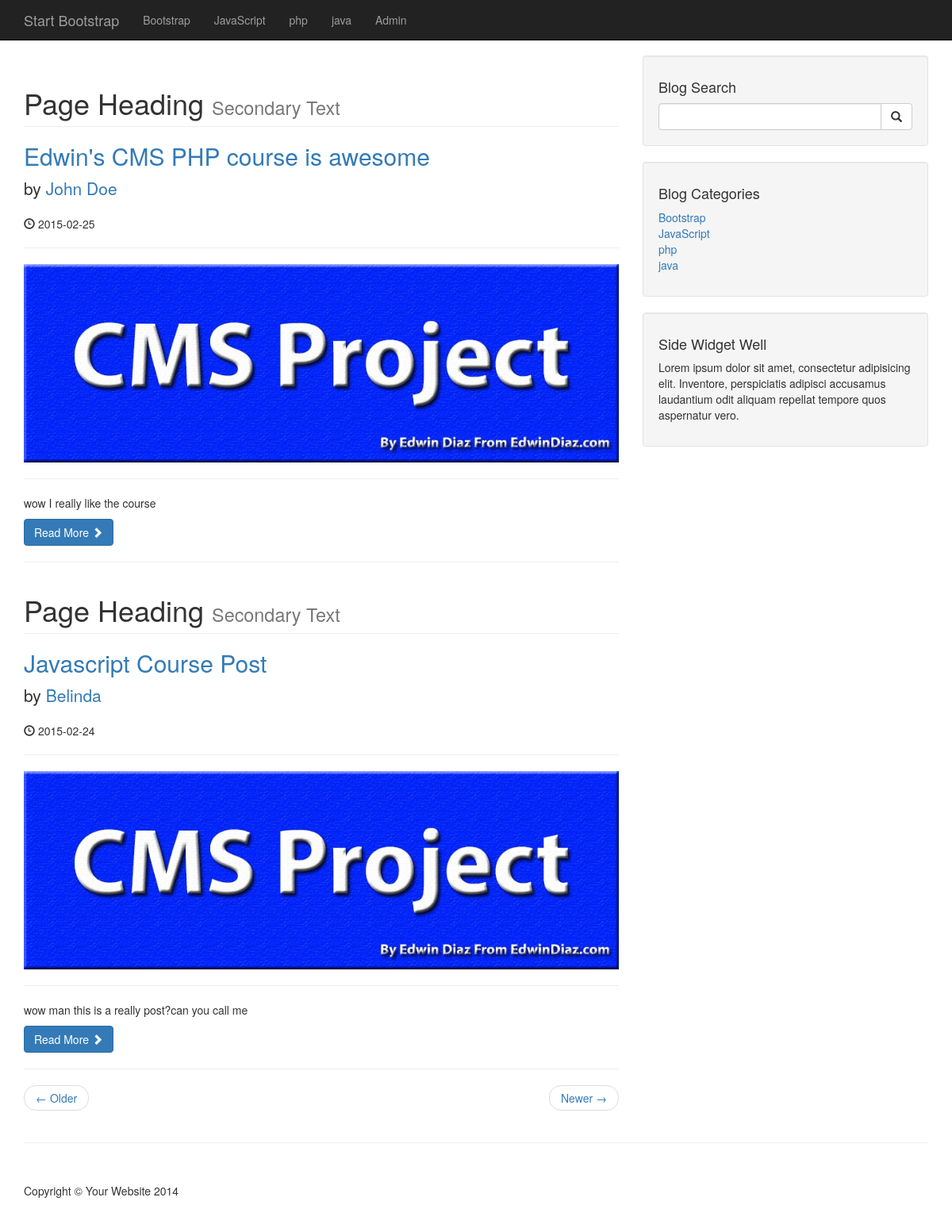
The page / on the database its author committed.
### tables this page shows
CREATE TABLE `categories` (
  `cat_id` int(3) NOT NULL,
  `cat_title` varchar(255) NOT NULL
);

CREATE TABLE `posts` (
  `post_id` int(3) NOT NULL,
  `post_category_id` int(3) NOT NULL,
  `post_title` varchar(255) NOT NULL,
  `post_author` varchar(255) NOT NULL,
  `post_date` date NOT NULL,
  `post_image` text NOT NULL,
  `post_content` text NOT NULL,
  `post_tags` varchar(255) NOT NULL,
  `post_comment_count` int(11) NOT NULL,
  `post_status` varchar(255) NOT NULL DEFAULT 'draft'
);

### index.php (the view)
<?php include "includes/db.php"; ?>
<?php include "includes/header.php"; ?>
<?php include "includes/navigation.php"; ?>
<div class="container">
    <div class="row">
        <div class="col-md-8">
            <?php
            $query = "SELECT * FROM posts";
            $select_all_posts_query = mysqli_query($connection, $query);
            while ($row = mysqli_fetch_assoc($select_all_posts_query)) {
                $post_title = $row['post_title'];
                $post_author = $row['post_author'];
                $post_date = $row['post_date'];
                $post_image = $row['post_image'];
                $post_content = $row['post_content'];
            ?>
                <h1 class="page-header">
                    Page Heading
                    <small>Secondary Text</small>
                </h1>
                <h2>
                    <a href="#"><?php echo $post_title ?></a>
                </h2>
                <p class="lead">
                    by <a href="index.php"><?php echo $post_author ?></a>
                </p>
                <p><span class="glyphicon glyphicon-time"></span> <?php echo $post_date ?></p>
                <hr>
                <img class="img-responsive" src="images/<?php echo $post_image; ?>" alt="">
                <hr>
                <p><?php echo $post_content ?></p>
                <a class="btn btn-primary" href="#">Read More <span class="glyphicon glyphicon-chevron-right"></span></a>
                <hr>
            <?php } ?>
            <ul class="pager">
                <li class="previous">
                    <a href="#">&larr; Older</a>
                </li>
                <li class="next">
                    <a href="#">Newer &rarr;</a>
                </li>
            </ul>
        </div>
        <?php include "includes/sidebar.php"; ?>
    </div>
    <hr>
    <?php include "includes/footer.php"; ?>

### includes/header.php (shortened to what this page needs)
<!DOCTYPE html>
<html lang="en">
<head>
    <link href="css/bootstrap.min.css" rel="stylesheet">
    <link href="css/blog-home.css" rel="stylesheet">
</head>
<body>

### includes/navigation.php (shortened to what this page needs)
<nav class="navbar navbar-inverse navbar-fixed-top" role="navigation">
    <div class="container">
        <div class="navbar-header">
            <a class="navbar-brand" href="#">Start Bootstrap</a>
        </div>
        <div class="collapse navbar-collapse" id="bs-example-navbar-collapse-1">
            <ul class="nav navbar-nav">
                <?php
                $query = 'SELECT * FROM categories';
                $select_all_categories_query = mysqli_query($connection, $query);
                while ($row = mysqli_fetch_assoc($select_all_categories_query)) {
                    $cat_title = $row['cat_title'];
                    echo "<li><a href='#'>{$cat_title}</a></li>";
                }
                ?>
                <li>
                    <a href="admin">Admin</a>
                </li>
            </ul>
        </div>
    </div>
</nav>

### includes/sidebar.php
<div class="col-md-4">
    <div class="well">
        <h4>Blog Search</h4>
        <form action="search.php" method="post">
            <div class="input-group">
                <input name="search" type="text" class="form-control">
                <span class="input-group-btn">
                    <button name="submit" class="btn btn-default" type="submit">
                        <span class="glyphicon glyphicon-search"></span>
                    </button>
                </span>
            </div>
        </form>
    </div>
    <div class="well">
        <?php
        $query = 'SELECT * FROM categories';
        $select_categories_sidebar = mysqli_query($connection, $query);
        ?>
        <h4>Blog Categories</h4>
        <div class="row">
            <div class="col-lg-12">
                <ul class="list-unstyled">
                    <?php
                    while ($row = mysqli_fetch_assoc($select_categories_sidebar)) {
                        $cat_title = $row['cat_title'];
                        echo "<li><a href='#'>{$cat_title}</a></li>";
                    }
                    ?>
                </ul>
            </div>
        </div>
    </div>
    <?php include "widget.php"; ?>
</div>

### includes/widget.php
<div class="well">
    <h4>Side Widget Well</h4>
    <p>Lorem ipsum dolor sit amet, consectetur adipisicing elit. Inventore, perspiciatis adipisci accusamus laudantium odit aliquam repellat tempore quos aspernatur vero.</p>
</div>

### includes/footer.php (shortened to what this page needs)
<footer>
    <div class="row">
        <div class="col-lg-12">
            <p>Copyright &copy; Your Website 2014</p>
        </div>
    </div>
</footer>
</div>
</body>
</html>

### css/blog-home.css (style rules this page uses)
body { padding-top: 70px; }
footer { margin: 50px 0; }

### rows shown on the page
categories: cat_title "Bootstrap"
categories: cat_title "JavaScript"
categories: cat_title "php"
categories: cat_title "java"
posts: post_title "Edwin's CMS PHP course is awesome", post_author "John Doe", post_date "2015-02-25", post_image (placeholder picture), post_content "wow I really like the course"
posts: post_title "Javascript Course Post", post_author "Belinda", post_date "2015-02-24", post_image (placeholder picture), post_content "wow man this is a really post?can you call me"
